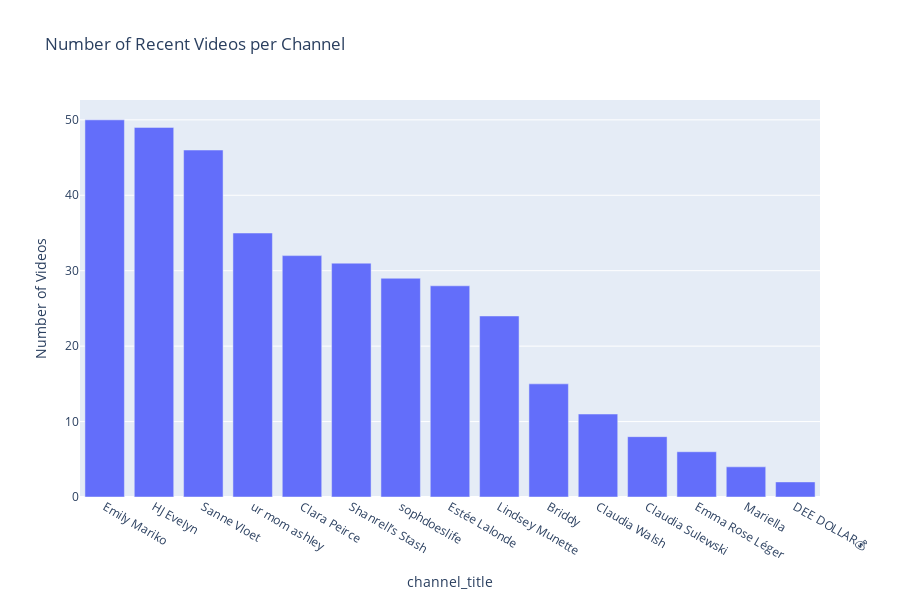

Notebook code for this chart:
### Code cell
channel_counts = video_df['channel_id'].value_counts().reset_index()
channel_counts.columns = ['channel_id', 'video_count']

channel_info = df[['channel_id', 'channel_title']]
merged = pd.merge(channel_counts, channel_info, on='channel_id')

fig = px.bar(merged, x='channel_title', y='video_count',
             title="Number of Recent Videos per Channel",
             labels={'video_count': 'Number of Videos'})
fig.update_layout(width=900, height=600)
fig.show()

### Figure 1 — Plotly figure (JSON) as saved in the notebook; plotly's stock layout.template omitted (floating-point values rounded to 4 significant figures)
{"data": [{"alignmentgroup": "True", "hovertemplate": "channel_title=%{x}<br>Number of Videos=%{y}<extra></extra>", "legendgroup": "", "marker": {"color": "#636efa", "pattern": {"shape": ""}}, "name": "", "offsetgroup": "", "orientation": "v", "showlegend": false, "textposition": "auto", "type": "bar", "x": ["Emily Mariko", "HJ Evelyn", "Sanne Vloet", "ur mom ashley", "Clara Peirce", "Shanrell’s Stash", "sophdoeslife", "Estée Lalonde", "Lindsey Munette", "Briddy", "Claudia Walsh", "Claudia Sulewski", "Emma Rose Léger", "Mariella", "DEE DOLLAR💰"], "xaxis": "x", "y": [50, 49, 46, 35, 32, 31, 29, 28, 24, 15, 11, 8, 6, 4, 2], "yaxis": "y"}], "layout": {"barmode": "relative", "height": 600, "legend": {"tracegroupgap": 0}, "title": {"text": "Number of Recent Videos per Channel"}, "width": 900, "xaxis": {"anchor": "y", "autorange": true, "domain": [0, 1], "range": [-0.5, 14.5], "title": {"text": "channel_title"}, "type": "category"}, "yaxis": {"anchor": "x", "autorange": true, "domain": [0, 1], "range": [0, 52.63], "title": {"text": "Number of Videos"}, "type": "linear"}}}
